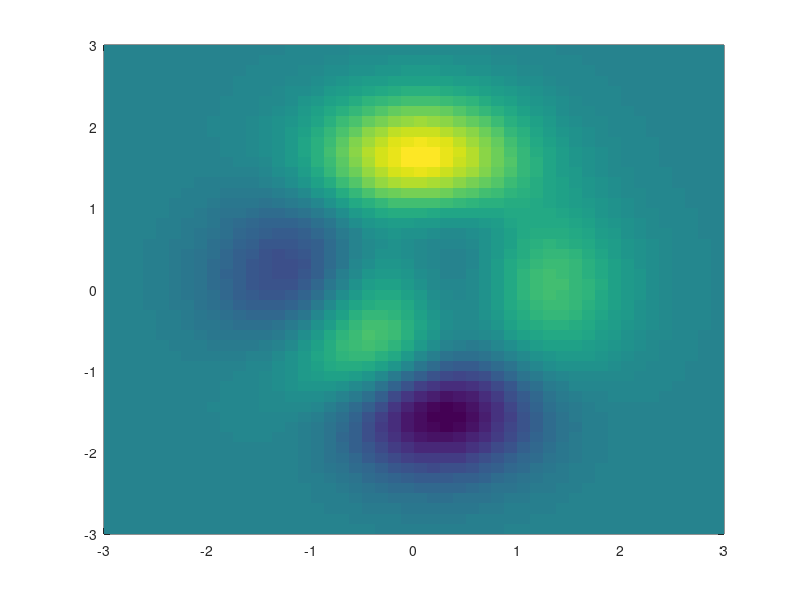

Reproduce this figure in MATLAB. (Note: this script raises an error after producing the figure.)
[x,y,z]=peaks;
pcolor(x,y,z);shading flat
a=gca;
b=axes('pos',get(a,'pos'));
set(b,'xlim',get(a,'xlim'),'ylim',get(a,'ylim'),'color','none');
grid
